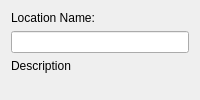
         <widget class="QWidget" name="locationEdit">
          <layout class="QVBoxLayout" name="verticalLayout_7">
           <item>
            <widget class="QLabel" name="label_13">
             <property name="sizePolicy">
              <sizepolicy hsizetype="Expanding" vsizetype="Preferred">
               <horstretch>0</horstretch>
               <verstretch>0</verstretch>
              </sizepolicy>
             </property>
             <property name="text">
              <string>Location Name:</string>
             </property>
            </widget>
           </item>
           <item>
            <widget class="AcceptebleLineEdit" name="locationName">
             <property name="maxLength">
              <number>300</number>
             </property>
            </widget>
           </item>
           <item>
            <widget class="QLabel" name="label_11">
             <property name="sizePolicy">
              <sizepolicy hsizetype="Expanding" vsizetype="Preferred">
               <horstretch>0</horstretch>
               <verstretch>0</verstretch>
              </sizepolicy>
             </property>
             <property name="text">
              <string>Description</string>
             </property>
            </widget>
           </item>
           <item>
            <widget class="SimpleTextEditorWidget" name="locationDescription" native="true">
             <property name="sizePolicy">
              <sizepolicy hsizetype="Expanding" vsizetype="Expanding">
               <horstretch>0</horstretch>
               <verstretch>0</verstretch>
              </sizepolicy>
             </property>
            </widget>
           </item>
          </layout>
         </widget>
